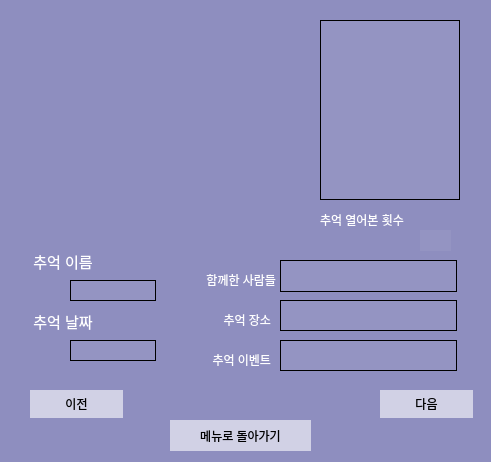
<?xml version="1.0" encoding="UTF-8"?>
<ui version="4.0">
 <class>ShowDetail</class>
 <widget class="QWidget" name="ShowDetail">
  <property name="geometry">
   <rect>
    <x>0</x>
    <y>0</y>
    <width>491</width>
    <height>462</height>
   </rect>
  </property>
  <property name="windowTitle">
   <string>Form</string>
  </property>
  <property name="styleSheet">
   <string notr="true">background-color: rgba(119, 119, 179, 150);
</string>
  </property>
  <widget class="QPushButton" name="menu">
   <property name="geometry">
    <rect>
     <x>170</x>
     <y>420</y>
     <width>141</width>
     <height>31</height>
    </rect>
   </property>
   <property name="styleSheet">
    <string notr="true">background-color: rgb(255, 255, 255,150);
font: 57 11pt &quot;DX별과그대&quot;;
border-color: rgb(0, 0, 0);
border: 2px;</string>
   </property>
   <property name="text">
    <string>메뉴로 돌아가기</string>
   </property>
  </widget>
  <widget class="QPushButton" name="next">
   <property name="geometry">
    <rect>
     <x>380</x>
     <y>390</y>
     <width>93</width>
     <height>28</height>
    </rect>
   </property>
   <property name="styleSheet">
    <string notr="true">background-color: rgb(255, 255, 255,150);
font: 57 11pt &quot;DX별과그대&quot;;
border-color: rgb(0, 0, 0);
border: 2px;</string>
   </property>
   <property name="text">
    <string>다음</string>
   </property>
  </widget>
  <widget class="QPushButton" name="back">
   <property name="geometry">
    <rect>
     <x>30</x>
     <y>390</y>
     <width>93</width>
     <height>28</height>
    </rect>
   </property>
   <property name="styleSheet">
    <string notr="true">background-color: rgb(255, 255, 255,150);
font: 57 11pt &quot;DX별과그대&quot;;
border-color: rgb(0, 0, 0);
border: 2px;</string>
   </property>
   <property name="text">
    <string>이전</string>
   </property>
  </widget>
  <widget class="QLabel" name="display">
   <property name="geometry">
    <rect>
     <x>20</x>
     <y>20</y>
     <width>281</width>
     <height>211</height>
    </rect>
   </property>
   <property name="styleSheet">
    <string notr="true">background-color: rgba(100, 100, 160, 0);
</string>
   </property>
   <property name="text">
    <string/>
   </property>
  </widget>
  <widget class="QLabel" name="ccontent">
   <property name="geometry">
    <rect>
     <x>320</x>
     <y>20</y>
     <width>140</width>
     <height>180</height>
    </rect>
   </property>
   <property name="styleSheet">
    <string notr="true">font: 57 10pt &quot;DX별과그대&quot;;

background-color: rgb(255, 255, 255,15);</string>
   </property>
   <property name="frameShape">
    <enum>QFrame::Box</enum>
   </property>
   <property name="text">
    <string/>
   </property>
  </widget>
  <widget class="QLabel" name="viewpoint">
   <property name="geometry">
    <rect>
     <x>420</x>
     <y>230</y>
     <width>31</width>
     <height>21</height>
    </rect>
   </property>
   <property name="styleSheet">
    <string notr="true">background-color: rgb(255, 255, 255,15);
font: 57 9pt &quot;DX별과그대&quot;;
border-color: rgb(0, 0, 0);
border: 2px;</string>
   </property>
   <property name="text">
    <string/>
   </property>
  </widget>
  <widget class="QLabel" name="label_6">
   <property name="geometry">
    <rect>
     <x>320</x>
     <y>210</y>
     <width>111</width>
     <height>20</height>
    </rect>
   </property>
   <property name="styleSheet">
    <string notr="true">background-color: rgba(100, 100, 160, 0);
font: 57 9pt &quot;DX별과그대B&quot;;</string>
   </property>
   <property name="text">
    <string>&lt;html&gt;&lt;head/&gt;&lt;body&gt;&lt;p&gt;&lt;span style=&quot; color:#ffffff;&quot;&gt;추억 열어본 횟수&lt;/span&gt;&lt;/p&gt;&lt;/body&gt;&lt;/html&gt;</string>
   </property>
  </widget>
  <widget class="QLabel" name="label_2">
   <property name="geometry">
    <rect>
     <x>20</x>
     <y>250</y>
     <width>86</width>
     <height>21</height>
    </rect>
   </property>
   <property name="styleSheet">
    <string notr="true">font: 57 11pt &quot;DX별과그대B&quot;;
background-color: rgba(100, 100, 160, 0);
</string>
   </property>
   <property name="text">
    <string>&lt;html&gt;&lt;head/&gt;&lt;body&gt;&lt;p align=&quot;center&quot;&gt;&lt;span style=&quot; font-size:11pt; color:#ffffff;&quot;&gt;추억 이름&lt;/span&gt;&lt;/p&gt;&lt;/body&gt;&lt;/html&gt;</string>
   </property>
  </widget>
  <widget class="QLabel" name="cname">
   <property name="geometry">
    <rect>
     <x>70</x>
     <y>280</y>
     <width>86</width>
     <height>21</height>
    </rect>
   </property>
   <property name="autoFillBackground">
    <bool>false</bool>
   </property>
   <property name="styleSheet">
    <string notr="true">background-color: rgb(255, 255, 255,15);
font: 57 9pt &quot;DX별과그대&quot;;
border-color: rgb(206, 213, 255,255);</string>
   </property>
   <property name="frameShape">
    <enum>QFrame::Box</enum>
   </property>
   <property name="lineWidth">
    <number>1</number>
   </property>
   <property name="text">
    <string/>
   </property>
  </widget>
  <widget class="QLabel" name="label">
   <property name="geometry">
    <rect>
     <x>20</x>
     <y>310</y>
     <width>86</width>
     <height>21</height>
    </rect>
   </property>
   <property name="styleSheet">
    <string notr="true">font: 57 11pt &quot;DX별과그대B&quot;;
background-color: rgba(100, 100, 160, 0);
</string>
   </property>
   <property name="text">
    <string>&lt;html&gt;&lt;head/&gt;&lt;body&gt;&lt;p align=&quot;center&quot;&gt;&lt;span style=&quot; font-size:11pt; color:#ffffff;&quot;&gt;추억 날짜&lt;/span&gt;&lt;/p&gt;&lt;/body&gt;&lt;/html&gt;</string>
   </property>
  </widget>
  <widget class="QLabel" name="cdate">
   <property name="geometry">
    <rect>
     <x>70</x>
     <y>340</y>
     <width>86</width>
     <height>21</height>
    </rect>
   </property>
   <property name="autoFillBackground">
    <bool>false</bool>
   </property>
   <property name="styleSheet">
    <string notr="true">background-color: rgb(255, 255, 255,15);

font: 57 9pt &quot;DX별과그대&quot;;
border-color: rgb(0, 0, 0);</string>
   </property>
   <property name="frameShape">
    <enum>QFrame::Box</enum>
   </property>
   <property name="lineWidth">
    <number>1</number>
   </property>
   <property name="text">
    <string/>
   </property>
  </widget>
  <widget class="QLabel" name="label_5">
   <property name="geometry">
    <rect>
     <x>180</x>
     <y>350</y>
     <width>91</width>
     <height>20</height>
    </rect>
   </property>
   <property name="styleSheet">
    <string notr="true">font: 57 11pt &quot;DX별과그대B&quot;;
background-color: rgba(119, 119, 179, 0);</string>
   </property>
   <property name="text">
    <string>&lt;html&gt;&lt;head/&gt;&lt;body&gt;&lt;p align=&quot;right&quot;&gt;&lt;span style=&quot; color:#ffffff;&quot;&gt;추억 이벤트&lt;/span&gt;&lt;/p&gt;&lt;/body&gt;&lt;/html&gt;</string>
   </property>
  </widget>
  <widget class="QLabel" name="label_4">
   <property name="geometry">
    <rect>
     <x>190</x>
     <y>310</y>
     <width>81</width>
     <height>21</height>
    </rect>
   </property>
   <property name="styleSheet">
    <string notr="true">font: 57 11pt &quot;DX별과그대B&quot;;
background-color: rgba(119, 119, 179, 0);</string>
   </property>
   <property name="text">
    <string>&lt;html&gt;&lt;head/&gt;&lt;body&gt;&lt;p align=&quot;right&quot;&gt;&lt;span style=&quot; color:#ffffff;&quot;&gt;추억 장소&lt;/span&gt;&lt;/p&gt;&lt;/body&gt;&lt;/html&gt;</string>
   </property>
  </widget>
  <widget class="QLabel" name="label_3">
   <property name="geometry">
    <rect>
     <x>170</x>
     <y>270</y>
     <width>106</width>
     <height>21</height>
    </rect>
   </property>
   <property name="styleSheet">
    <string notr="true">font: 57 11pt &quot;DX별과그대B&quot;;

background-color: rgba(119, 119, 179, 0);</string>
   </property>
   <property name="text">
    <string>&lt;html&gt;&lt;head/&gt;&lt;body&gt;&lt;p align=&quot;right&quot;&gt;&lt;span style=&quot; color:#ffffff;&quot;&gt;함께한 사람들&lt;/span&gt;&lt;/p&gt;&lt;/body&gt;&lt;/html&gt;</string>
   </property>
  </widget>
  <widget class="QLabel" name="cpeople">
   <property name="geometry">
    <rect>
     <x>280</x>
     <y>260</y>
     <width>177</width>
     <height>32</height>
    </rect>
   </property>
   <property name="styleSheet">
    <string notr="true">background-color: rgb(255, 255, 255,15);
font: 57 9pt &quot;DX별과그대&quot;;
border-color: rgb(0, 0, 0);
</string>
   </property>
   <property name="frameShape">
    <enum>QFrame::Box</enum>
   </property>
   <property name="text">
    <string/>
   </property>
  </widget>
  <widget class="QLabel" name="cplace">
   <property name="geometry">
    <rect>
     <x>280</x>
     <y>300</y>
     <width>177</width>
     <height>31</height>
    </rect>
   </property>
   <property name="styleSheet">
    <string notr="true">background-color: rgb(255, 255, 255,15);
font: 57 9pt &quot;DX별과그대&quot;;
border-color: rgb(0, 0, 0);</string>
   </property>
   <property name="frameShape">
    <enum>QFrame::Box</enum>
   </property>
   <property name="text">
    <string/>
   </property>
  </widget>
  <widget class="QLabel" name="cevent">
   <property name="geometry">
    <rect>
     <x>280</x>
     <y>340</y>
     <width>177</width>
     <height>31</height>
    </rect>
   </property>
   <property name="styleSheet">
    <string notr="true">background-color: rgb(255, 255, 255,15);
font: 57 9pt &quot;DX별과그대&quot;;
border-color: rgb(0, 0, 0);
</string>
   </property>
   <property name="frameShape">
    <enum>QFrame::Box</enum>
   </property>
   <property name="text">
    <string/>
   </property>
  </widget>
 </widget>
 <resources/>
 <connections>
  <connection>
   <sender>menu</sender>
   <signal>clicked()</signal>
   <receiver>ShowDetail</receiver>
   <slot>open_main()</slot>
   <hints>
    <hint type="sourcelabel">
     <x>193</x>
     <y>317</y>
    </hint>
    <hint type="destinationlabel">
     <x>290</x>
     <y>285</y>
    </hint>
   </hints>
  </connection>
  <connection>
   <sender>back</sender>
   <signal>clicked()</signal>
   <receiver>ShowDetail</receiver>
   <slot>Get_Back()</slot>
   <hints>
    <hint type="sourcelabel">
     <x>75</x>
     <y>280</y>
    </hint>
    <hint type="destinationlabel">
     <x>40</x>
     <y>229</y>
    </hint>
   </hints>
  </connection>
  <connection>
   <sender>next</sender>
   <signal>clicked()</signal>
   <receiver>ShowDetail</receiver>
   <slot>Get_Next()</slot>
   <hints>
    <hint type="sourcelabel">
     <x>341</x>
     <y>282</y>
    </hint>
    <hint type="destinationlabel">
     <x>345</x>
     <y>234</y>
    </hint>
   </hints>
  </connection>
 </connections>
 <slots>
  <slot>open_main()</slot>
  <slot>Get_Back()</slot>
  <slot>Get_Next()</slot>
 </slots>
</ui>
